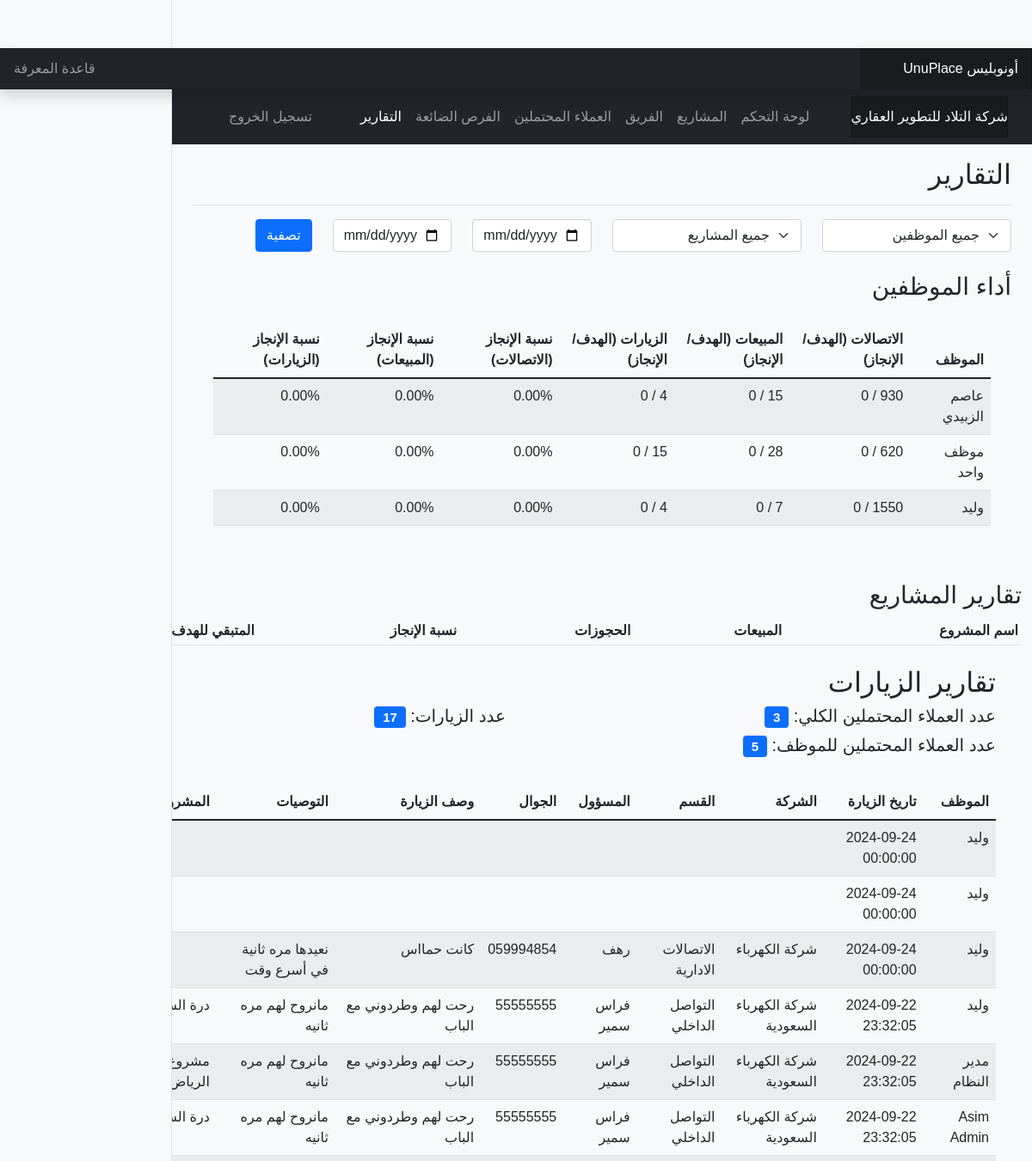
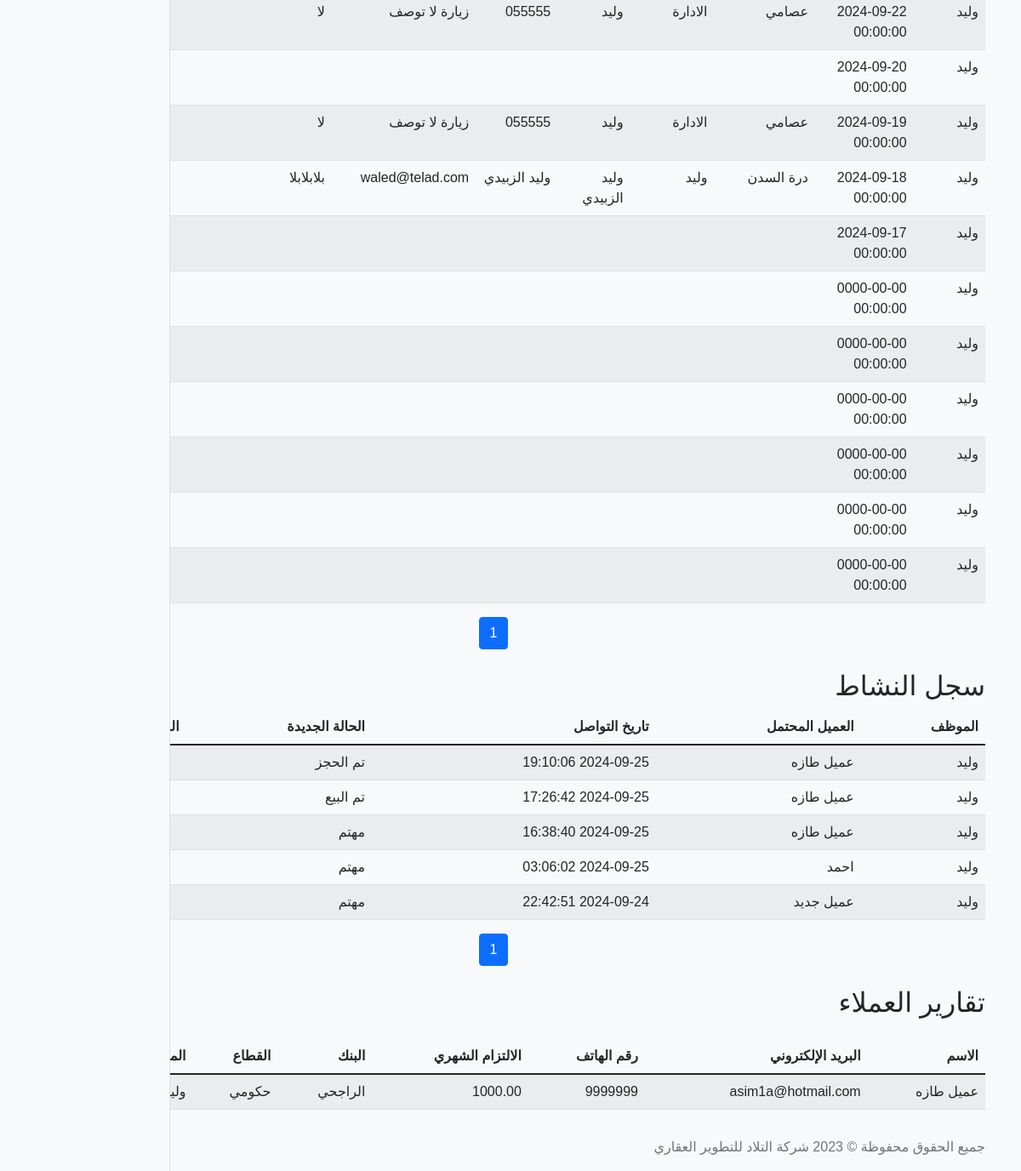
Screenshot of /admin/reports.php (signed in) with the database file from the repository (2 pictures, top to bottom).
### tables this page shows
CREATE TABLE `users` (
  `id` int(11) NOT NULL,
  `username` varchar(50) NOT NULL,
  `password` varchar(255) NOT NULL,
  `full_name` varchar(100) NOT NULL,
  `email` varchar(100) NOT NULL,
  `phone` varchar(20) NOT NULL,
  `role` enum('admin','employee') NOT NULL,
  `project_id` int(11) DEFAULT NULL,
  `created_at` timestamp NOT NULL DEFAULT current_timestamp(),
  `daily_call_target` int(11) DEFAULT NULL,
  `monthly_sales_target` int(11) DEFAULT NULL,
  `monthly_visit_target` int(11) DEFAULT NULL,
  `monthly_call_target` int(11) DEFAULT NULL
);

CREATE TABLE `visits` (
  `id` int(11) NOT NULL,
  `employee_id` int(11) DEFAULT NULL,
  `visit_date` datetime NOT NULL,
  `company_name` varchar(100) NOT NULL,
  `department` varchar(100) DEFAULT NULL,
  `contact_name` varchar(100) DEFAULT NULL,
  `contact_phone` varchar(20) DEFAULT NULL,
  `description` text DEFAULT NULL,
  `recommendations` text DEFAULT NULL,
  `created_at` timestamp NOT NULL DEFAULT current_timestamp(),
  `project_id` int(11) DEFAULT NULL,
  `client_id` int(11) DEFAULT NULL,
  `notes` text DEFAULT NULL
);

CREATE TABLE `projects` (
  `id` int(11) NOT NULL,
  `name` varchar(100) NOT NULL,
  `city` varchar(50) NOT NULL,
  `logo` varchar(255) DEFAULT NULL,
  `total_units` int(11) NOT NULL,
  `sold_units` int(11) DEFAULT 0,
  `remaining_units` int(11) GENERATED ALWAYS AS (`total_units` - `sold_units`) VIRTUAL,
  `design_count` int(11) NOT NULL,
  `created_at` timestamp NOT NULL DEFAULT current_timestamp(),
  `description` varchar(255) DEFAULT NULL,
  `start_date` date DEFAULT NULL,
  `end_date` date DEFAULT NULL,
  `status` enum('planned','in_progress','completed','on_hold') DEFAULT 'planned'
);

CREATE TABLE `communication` (
  `id` int(11) NOT NULL,
  `employee_id` int(11) NOT NULL,
  `potential_client_id` int(11) NOT NULL,
  `communication_date` datetime NOT NULL,
  `notes` text DEFAULT NULL,
  `new_status` varchar(50) DEFAULT NULL
);

CREATE TABLE `potential_clients` (
  `id` int(11) NOT NULL,
  `name` varchar(100) NOT NULL,
  `phone` varchar(20) NOT NULL,
  `salary` decimal(10,2) DEFAULT NULL,
  `monthly_commitment` decimal(10,2) DEFAULT NULL,
  `bank` text DEFAULT NULL,
  `sector` text DEFAULT NULL,
  `status` text DEFAULT NULL,
  `notes` text DEFAULT NULL,
  `contact_date` date DEFAULT NULL,
  `assigned_to` int(11) DEFAULT NULL,
  `created_at` timestamp NOT NULL DEFAULT current_timestamp(),
  `email` varchar(128) DEFAULT NULL,
  `source` text DEFAULT NULL
);

CREATE TABLE `customers` (
  `id` int(11) NOT NULL,
  `name` varchar(255) NOT NULL,
  `email` varchar(255) DEFAULT NULL,
  `phone` varchar(20) NOT NULL,
  `monthly_commitment` decimal(10,2) DEFAULT NULL,
  `bank` varchar(100) DEFAULT NULL,
  `sector` varchar(100) DEFAULT NULL,
  `assigned_to` int(11) DEFAULT NULL,
  `created_at` timestamp NOT NULL DEFAULT current_timestamp(),
  `source` text NOT NULL
);

### admin/reports.php (the view, shortened to what the rows shown need)
<?php
require_once '../config/database.php';
require_once '../includes/functions.php';
$page = isset($_GET['page']) ? (int)$_GET['page'] : 1;
$per_page = 20;
$filters = [
    'employee_id' => isset($_GET['employee_id']) ? $_GET['employee_id'] : null,
    'project_id' => isset($_GET['project_id']) ? $_GET['project_id'] : null,
    'start_date' => isset($_GET['start_date']) ? $_GET['start_date'] : null,
    'end_date' => isset($_GET['end_date']) ? $_GET['end_date'] : null,
];
$visits = get_recent_visits($pdo, $page, $per_page, $filters);
$employees = get_all_employees($pdo);
$page = isset($_GET['page']) ? (int)$_GET['page'] : 1;
$per_page = 20;
$filters = [
    'employee_id' => isset($_GET['employee_id']) ? $_GET['employee_id'] : null,
    'start_date' => isset($_GET['start_date']) ? $_GET['start_date'] : null,
    'end_date' => isset($_GET['end_date']) ? $_GET['end_date'] : null,
];
$activities = get_recent_activities($pdo, $page, $per_page, $filters);
$employees = get_all_employees($pdo);
$visits = get_recent_visits($pdo, $page, $per_page, $filters);
$start_date = isset($_GET['start_date']) ? $_GET['start_date'] : date('Y-m-01');
$end_date = isset($_GET['end_date']) ? $_GET['end_date'] : date('Y-m-t');
$customers = get_recent_customers($pdo, $page, $per_page, $filters);
?>
<!DOCTYPE html>
<html lang="ar" dir="rtl">
<head>
    <link href="https://cdn.jsdelivr.net/npm/bootstrap@5.1.3/dist/css/bootstrap.min.css" rel="stylesheet">
    <link href="../assets/css/style.css" rel="stylesheet">
</head>
<body>
    <div class="container-fluid">
        <div class="row">
            <main class="col-md-9 ms-sm-auto col-lg-10 px-md-4">
                <div class="d-flex justify-content-between flex-wrap flex-md-nowrap align-items-center pt-3 pb-2 mb-3 border-bottom">
                    <h1 class="h2">التقارير</h1>
                </div>
                    <div class="container mt-4">
                    <div class="table-responsive">
            <table class="table table-striped">
                <thead>
                    <tr>
                        <th>الموظف</th>
                        <th>الاتصالات (الهدف/الإنجاز)</th>
                        <th>المبيعات (الهدف/الإنجاز)</th>
                        <th>الزيارات (الهدف/الإنجاز)</th>
                        <th>نسبة الإنجاز (الاتصالات)</th>
                        <th>نسبة الإنجاز (المبيعات)</th>
                        <th>نسبة الإنجاز (الزيارات)</th>
                    </tr>
                </thead>
                <tbody>
                    <?php foreach ($employees as $employee):
                        $progress = get_employee_progress($pdo, $employee['id'], $start_date, $end_date);
                    ?>
                    <tr>
                        <td><?php echo htmlspecialchars($employee['full_name']); ?></td>
                        <td><?php echo $progress['call_target'] . ' / ' . $progress['total_calls']; ?></td>
                        <td><?php echo $progress['sales_target'] . ' / ' . $progress['total_sales']; ?></td>
                        <td><?php echo $progress['visit_target'] . ' / ' . $progress['total_visits']; ?></td>
                        <td><?php echo number_format($progress['call_progress'], 2) . '%'; ?></td>
                        <td><?php echo number_format($progress['sales_progress'], 2) . '%'; ?></td>
                        <td><?php echo number_format($progress['visit_progress'], 2) . '%'; ?></td>
                    </tr>
                    <?php endforeach; ?>
                </tbody>
            </table>
        </div>
    </div>
                </div>
                <div class="table-responsive">
                    <table class="table table-striped table-sm">
                        <thead>
                            <tr>
                                <th>اسم المشروع</th>
                                <th>المبيعات</th>
                                <th>الحجوزات</th>
                                <th>نسبة الإنجاز</th>
                                <th>المتبقي للهدف</th>
                            </tr>
                        </thead>
                    </table>
                    <div class="container mt-4">
        <h2>تقارير الزيارات</h2>
        <div class="table-responsive mt-4">
            <table class="table table-striped">
                <thead>
                    <tr>
                        <th>الموظف</th>
                        <th>تاريخ الزيارة</th>
                        <th>الشركة</th>
                        <th>القسم</th>
                        <th>المسؤول</th>
                        <th>الجوال</th>
                        <th>وصف الزيارة</th>
                        <th>التوصيات</th>
                        <th>المشروع</th>
                        <th>ملاحظات</th>
                    </tr>
                </thead>
                <tbody>
                    <?php foreach ($visits as $visit): ?>
                    <tr>
                        <td><?php echo htmlspecialchars($visit['employee_name']); ?></td>
                        <td><?php echo htmlspecialchars($visit['visit_date']); ?></td>
                        <td><?php echo htmlspecialchars($visit['company_name']); ?></td>
                        <td><?php echo htmlspecialchars($visit['department']); ?></td>
                        <td><?php echo htmlspecialchars($visit['contact_name']); ?></td>
                        <td><?php echo htmlspecialchars($visit['contact_phone']); ?></td>
                        <td><?php echo htmlspecialchars($visit['description']); ?></td>
                        <td><?php echo htmlspecialchars($visit['recommendations']); ?></td>
                        <td><?php echo htmlspecialchars($visit['project_name']); ?></td>
                        <td><?php echo htmlspecialchars($visit['notes']); ?></td>
                    </tr>
                    <?php endforeach; ?>
                </tbody>
            </table>
        </div>
    </div>
    <div class="container mt-4">
        <h2>سجل النشاط</h2>
        <div class="table-responsive">
            <table class="table table-striped">
                <thead>
                    <tr>
                        <th>الموظف</th>
                        <th>العميل المحتمل</th>
                        <th>تاريخ التواصل</th>
                        <th>الحالة الجديدة</th>
                        <th>الملاحظات</th>
                    </tr>
                </thead>
                <tbody>
                    <?php foreach ($activities as $activity): ?>
                    <tr>
                        <td><?php echo htmlspecialchars(get_employee_name($pdo, $activity['employee_id'])); ?></td>
                        <td><?php echo htmlspecialchars(get_client_name($pdo, $activity['potential_client_id'])); ?></td>
                        <td><?php echo htmlspecialchars($activity['communication_date']); ?></td>
                        <td><?php echo htmlspecialchars($activity['new_status']); ?></td>
                    </tr>
                    <?php endforeach; ?>
                </tbody>
            </table>
        </div>
    </div>
<div class="container mt-4">
        <h2>تقارير العملاء</h2>
        <div class="table-responsive mt-4">
            <table class="table table-striped">
                <thead>
                    <tr>
                        <th>الاسم</th>
                        <th>البريد الإلكتروني</th>
                        <th>رقم الهاتف</th>
                        <th>الالتزام الشهري</th>
                        <th>البنك</th>
                        <th>القطاع</th>
                        <th>الموظف المعين</th>
                    </tr>
                </thead>
                <tbody>
                    <?php foreach ($customers as $customer): ?>
                    <tr>
                        <td><?php echo htmlspecialchars($customer['name']); ?></td>
                        <td><?php echo htmlspecialchars($customer['email']); ?></td>
                        <td><?php echo htmlspecialchars($customer['phone']); ?></td>
                        <td><?php echo htmlspecialchars($customer['monthly_commitment']); ?></td>
                        <td><?php echo htmlspecialchars($customer['bank']); ?></td>
                        <td><?php echo htmlspecialchars($customer['sector']); ?></td>
                        <td><?php echo htmlspecialchars(get_employee_name($pdo, $customer['assigned_to'])); ?></td>
                    </tr>
                    <?php endforeach; ?>
                </tbody>
            </table>
        </div>
    </div>
</div>
                </div>
</body>
</html>

### rows the page displays
users: full_name "عاصم الزبيدي", total_calls "0", total_sales "0", monthly_visit_target "4", total_visits "0", call_progress "0.00", sales_progress "0.00", visit_progress "0.00"
users: full_name "موظف واحد", total_calls "0", total_sales "0", visit_target "15", total_visits "0", call_progress "0.00", sales_progress "0.00", visit_progress "0.00"
users: full_name "وليد", total_calls "0", total_sales "0", monthly_visit_target "4", total_visits "0", call_progress "0.00", sales_progress "0.00", visit_progress "0.00"
visits: employee.full_name "وليد", visit_date "2024-09-24 00:00:00"
visits: employee.full_name "وليد", visit_date "2024-09-24 00:00:00"
visits: employee.full_name "وليد", visit_date "2024-09-24 00:00:00", company_name "شركة الكهرباء", department "الاتصالات الادارية", contact_name "رهف", contact_phone "059994854", description "كانت حمااس", recommendations "نعيدها مره ثانية في أسرع وقت"
visits: employee.full_name "وليد", visit_date "2024-09-22 23:32:05", company_name "شركة الكهرباء السعودية", department "التواصل الداخلي", contact_name "فراس سمير", contact_phone "55555555", description "رحت لهم وطردوني مع الباب", recommendations "مانروح لهم مره ثانيه", project.name "درة السدن"
visits: employee.full_name "مدير النظام", visit_date "2024-09-22 23:32:05", company_name "شركة الكهرباء السعودية", department "التواصل الداخلي", contact_name "فراس سمير", contact_phone "55555555", description "رحت لهم وطردوني مع الباب", recommendations "مانروح لهم مره ثانيه", project.name "مشروع الرياض"
visits: employee.full_name "Asim Admin", visit_date "2024-09-22 23:32:05", company_name "شركة الكهرباء السعودية", department "التواصل الداخلي", contact_name "فراس سمير", contact_phone "55555555", description "رحت لهم وطردوني مع الباب", recommendations "مانروح لهم مره ثانيه", project.name "درة السدن"
visits: employee.full_name "وليد", visit_date "2024-09-22 00:00:00", company_name "عصامي", department "الادارة", contact_name "وليد", contact_phone "055555", description "زيارة لا توصف", recommendations "لا"
visits: employee.full_name "وليد", visit_date "2024-09-20 00:00:00"
visits: employee.full_name "وليد", visit_date "2024-09-19 00:00:00", company_name "عصامي", department "الادارة", contact_name "وليد", contact_phone "055555", description "زيارة لا توصف", recommendations "لا"
visits: employee.full_name "وليد", visit_date "2024-09-18 00:00:00", company_name "درة السدن", department "وليد", contact_name "وليد الزبيدي", contact_phone "وليد الزبيدي", description "waled@telad.com", recommendations "بلابلابلا"
visits: employee.full_name "وليد", visit_date "2024-09-17 00:00:00"
visits: employee.full_name "وليد", visit_date "0000-00-00 00:00:00"
visits: employee.full_name "وليد", visit_date "0000-00-00 00:00:00"
visits: employee.full_name "وليد", visit_date "0000-00-00 00:00:00"
visits: employee.full_name "وليد", visit_date "0000-00-00 00:00:00"
visits: employee.full_name "وليد", visit_date "0000-00-00 00:00:00"
visits: employee.full_name "وليد", visit_date "0000-00-00 00:00:00"
communication: employee.full_name "وليد", potential_client.name "عميل طازه", communication_date "2024-09-25 19:10:06", new_status "تم الحجز"
communication: employee.full_name "وليد", potential_client.name "عميل طازه", communication_date "2024-09-25 17:26:42", new_status "تم البيع"
communication: employee.full_name "وليد", potential_client.name "عميل طازه", communication_date "2024-09-25 16:38:40", new_status "مهتم"
communication: employee.full_name "وليد", potential_client.name "احمد", communication_date "2024-09-25 03:06:02", new_status "مهتم"
communication: employee.full_name "وليد", potential_client.name "عميل جديد", communication_date "2024-09-24 22:42:51", new_status "مهتم"
customers: name "عميل طازه", email "asim1a@hotmail.com", phone "9999999", monthly_commitment "1000.00", bank "الراجحي", sector "حكومي", assigned_to.full_name "وليد"

### other values shown
$total_clients "3"
$total_visits "17"
$total_activities "5"
